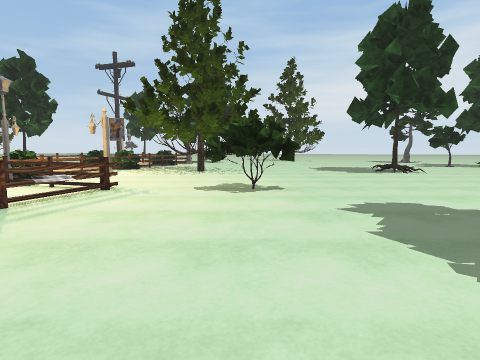
View 1 (above)

21 first-person views from a walk through a 3-D level made in the Unity game engine. The camera is 1.3 m above the floor, tilts 6° down and sees 80° across. The floor is counted in squares, 2 m on a side. Each view is taken from the middle of a square. On the plan, view 1 faces up. The plan holds only what a view shows up to about 9 squares ahead; the rest is blank. The place goes on beyond the plan. The player character is not drawn. Some animated figures are left out. Some surface patterns are stand-ins.

View 2
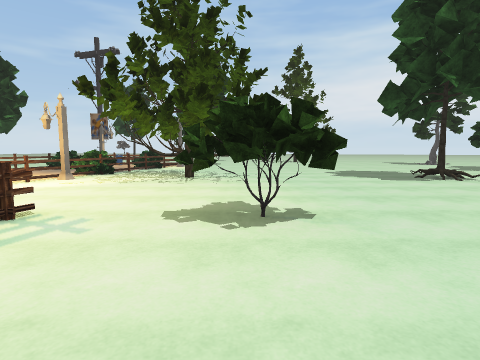

View 3
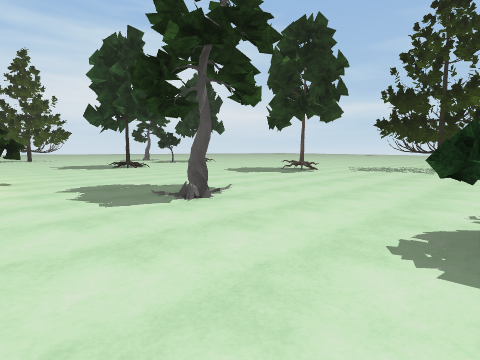

View 4
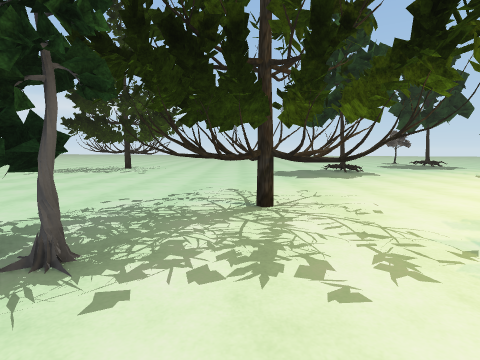

View 5
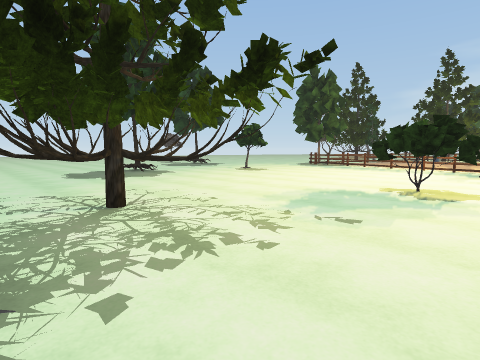

View 6
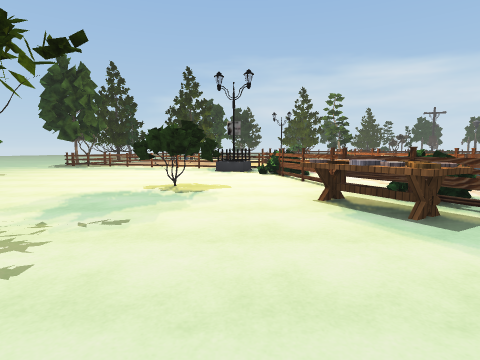

View 7
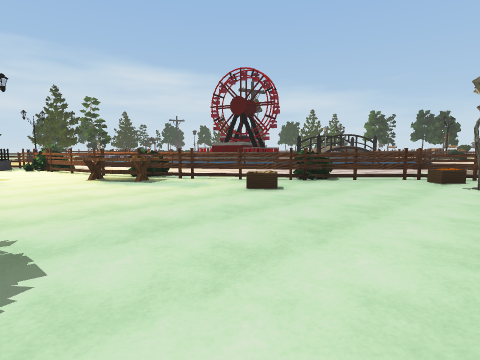

View 8
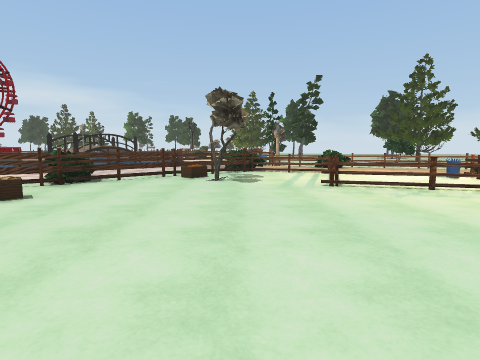

View 9
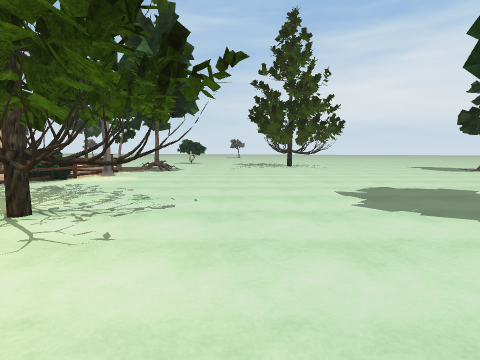

View 10
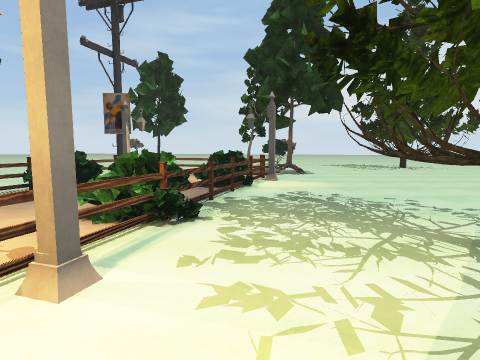

View 11
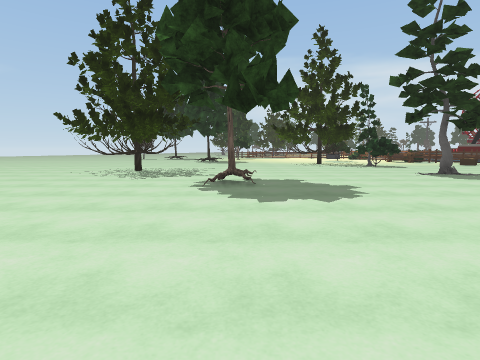

View 12
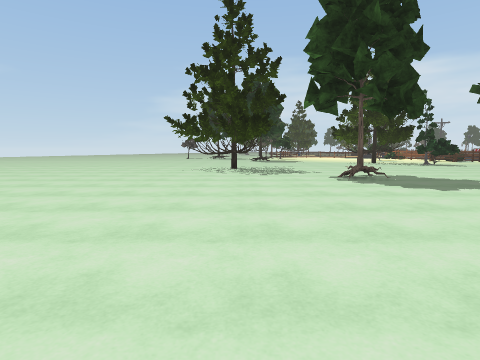

View 13
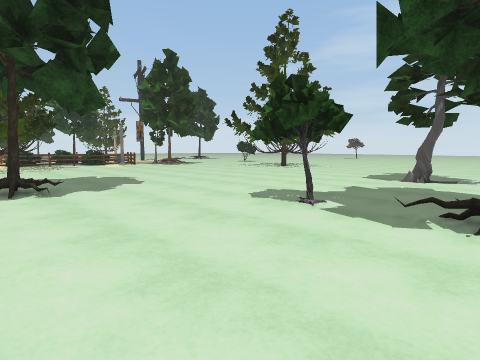

View 14
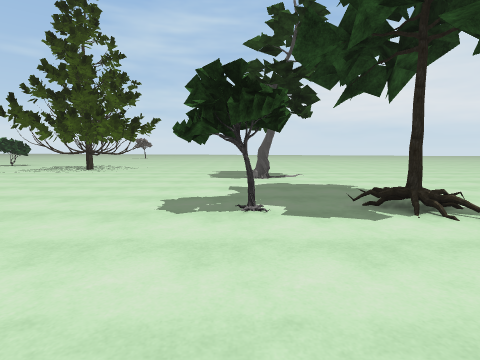

View 15
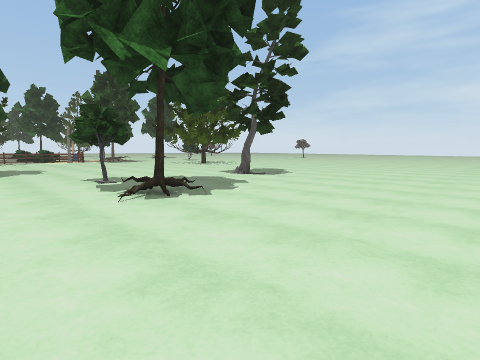

View 16
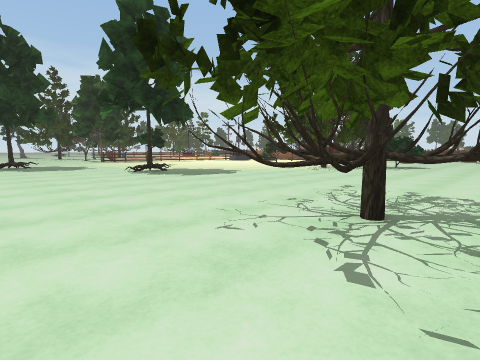

View 17
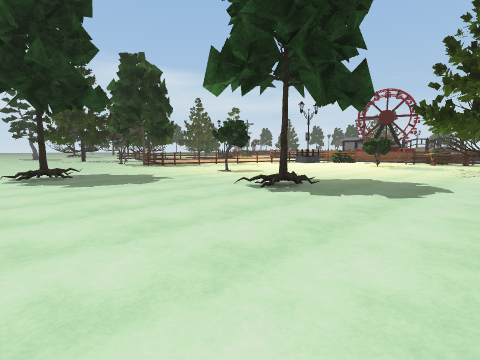

View 18
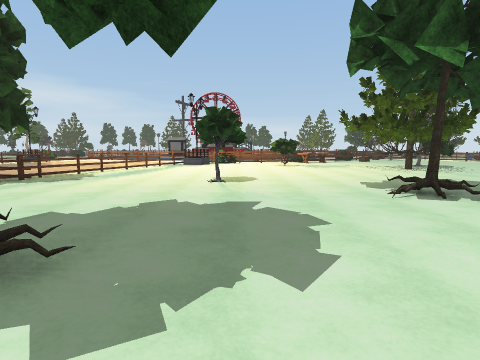

View 19
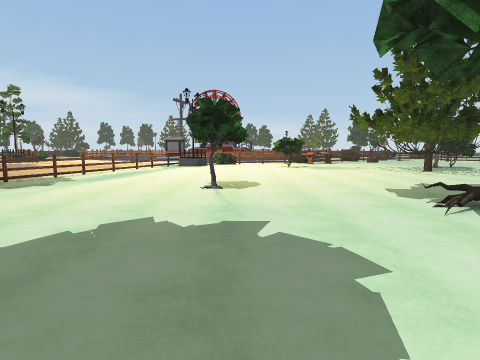

View 20
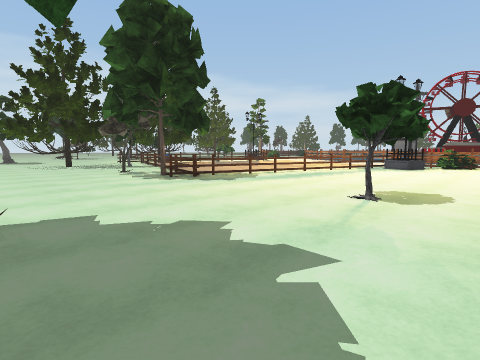

View 21
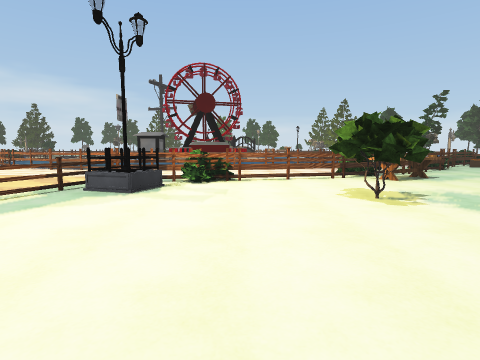

### Floor plan
Key: @ floor where view 1 was taken; # wall or solid block; . main floor; : floor 0.5 m higher than the main floor; / step, stairs or slope; = window, fence, low wall or low ledge; ≈ water the walk keeps out of; T thing the floor can be seen under or through; O other object.
Columns run from 8 left of view 1 to 14 right of it. Each row starts with its distance up from view 1.
 18                .......
 17          ..OO..........
 16       ....O............
 15      OO..........#.....
 14 ..O #=..........#......
 13 ..#.OOO................
 12  .O OO.................
 11  .= ............O.#....
 10  #..O.O................
  9  O .O.OOO....#.........
  8    .O.OOO..../........
  7    O...................
  6  ..OO..................
  5  ..O#TT.OO.............
  4  ....T..O..............
  3   ==.T..........:......
  2  .=.#T....  ...........
  1  O.....#..##.......O...
  0  O..O...@...#......OOO.
 -1 ..=#...............O#..
 -2 ...=......OO...........
 -3  ...O......OO..........
 -4  ...O#......OOO........
 -5  #....=.....OO.........
 -6   ≈...OO...............
 -7    # .OOO.........#....
 -8      ..=..OO...........
 -9     ≈..................
-10      #..#.......O......
-11      #.OO...........##
-12      ≈. OO..........##
-13      ≈  TTT...........
-14      # ....TTT........
-15      ≈...   ..TTT...
-16       ..    ...TT ..
-17             ... .O..
-18                  ...
-19                  ...
-20                   ..

Where each view was taken, in squares from view 1:
view 1: 0 up, 0 right, facing up
view 2: 2 up, 0 right, facing up
view 3: 2 down, 0 right, facing up-right
view 4: 4 down, 1 right, facing right
view 5: 3 down, 1 right, facing down-right
view 6: 3 down, 1 right, facing down
view 7: 0 up, 2 right, facing down-left
view 8: 0 up, 2 right, facing left
view 9: 6 up, 1 right, facing up
view 10: 7 up, 3 left, facing up
view 11: 9 up, 8 right, facing down
view 12: 10 up, 11 right, facing down
view 13: 8 up, 10 right, facing up-left
view 14: 8 up, 8 right, facing up
view 15: 9 up, 14 right, facing up-left
view 16: 1 up, 14 right, facing down-left
view 17: 4 down, 14 right, facing down-left
view 18: 10 down, 14 right, facing left
view 19: 10 down, 13 right, facing left
view 20: 9 down, 12 right, facing down-left
view 21: 10 down, 6 right, facing left
